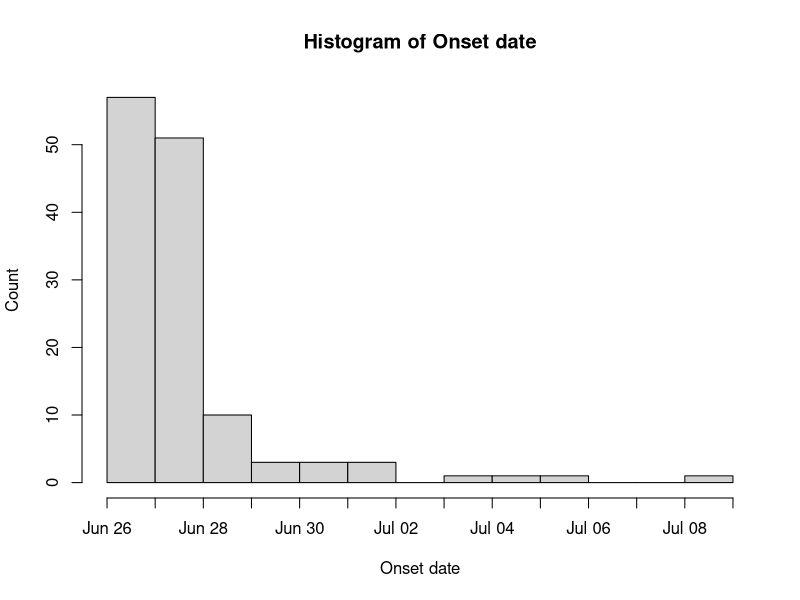
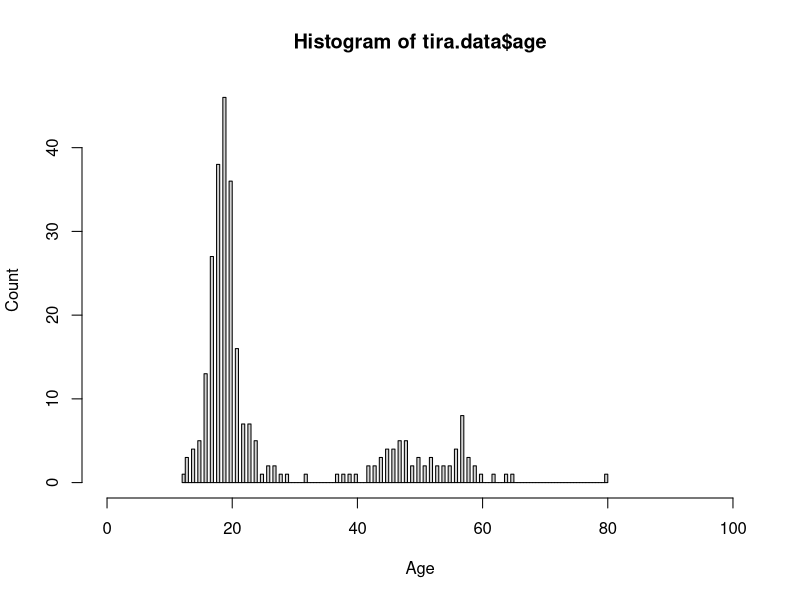

These figures' R source, in order:
# Stegen case study 
# Example of solution R-script
# EpiConcept
# February 2012
# Data checking
# Esther Kissling - Gilles DESVE
# R-code written by Alexander Spina September 2018


#### Answers to question 3: data checking 



#### Setting your working directory ####

#Check your current working directory
getwd()

# set your working directory
setwd("C:/Users/Username/Desktop/EpiconceptStegen")


#### Reading in files #### 

tira.data <- read.csv("stegen.csv", sep = ";", stringsAsFactors = FALSE )


#### Defining functions #### 

# Function to make tables with counts, proportions and cumulative sum
big.table <- function(vars, data, useNA = "no") {
  # Create an empty list to hold the output of your loop
  output <- list() 
  
  # Apply big.table to each element of the object in vars. 
  #In this loop, "var" is the indexing variable; any character can be used e.g. "i"
  for (var in vars) {
    # Within the [], 
    # the item before the comma refers to rows 
    # the item after the comma refers to columns
    count <- table(data[ , var], useNA = useNA)
    prop <- round(prop.table(count)*100, digits = 2)
    cumulative <- cumsum(prop)
    total <- t(rbind(count,
                     prop,
                     cumulative))
    # assign the value of your tables (total) to the output list 
    #(note: double square brackets "[[]]" are used to subset elements of a list)
    output[[var]] <- total
  }
  
  output
  
}



#### Describe your dataset ####

# str provides an overview of the number of observations and variable types
str(tira.data)

# summary provides mean, median and max values of your variables
summary(tira.data)


## get counts table of sex 

#get counts 
#save table as "counts"
counts <- table(tira.data$sex) 

#get proportions for counts table
prop.table(counts)

#you could also multiple by 100 and round to 2 digits
round(prop.table(counts)*100, digits = 2)


# Alternative table for counts of sex 
  # specify the variable in quotations and the dataset to use
big.table(var = "sex", data = tira.data)



#### Time ####

# change missing to be NA 
tira.data$dateonset[tira.data$dateonset == ""] <- NA

# change dateonset to a date character 
tira.data$dateonset <- as.Date(tira.data$dateonset, format = "%d.%m.%Y")

# get counts of dates 
big.table("dateonset", tira.data)


# plot histogram of notification date
  # choose days and frequency
hist(tira.data$dateonset,
     breaks = "days",
     freq = TRUE, 
     xlab = "Onset date",
     ylab = "Count"
)

#save histogram of onsetdate as a png file
dev.copy(png,'onsetdate.png')
dev.off()

#### Food items #### 

big.table(c( names(tira.data)[5:21]), tira.data)


#### Person #### 

# summary of age 
summary(tira.data$age)

# summary of age by sex 
  # use the aggregate function to group by sex
  # sex must be as a list
  # specify the function you would like to use (summary)
aggregate(tira.data$age, by = list(tira.data$sex), FUN = summary)

#proportions and 95%CI for ill
prop.test( table(tira.data$ill) )


#Plot a histogram of age
#you can specify a bar for each age with "breaks"
#you can set your x axis from 0-100 using "xlim"
hist(tira.data$age, 
     xlab = "Age",
     ylab = "Count", 
     breaks = 100,
     xlim = c(0, 100)
)

# save histogram of age as a png file
dev.copy(png,'age.png')
dev.off()